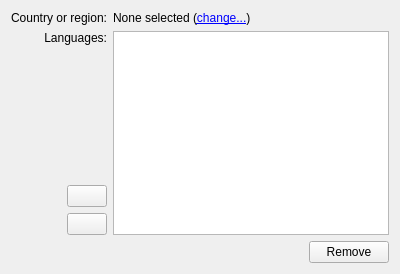
<ui version="4.0" >
 <class>Language</class>
 <widget class="QWidget" name="Language" >
  <property name="geometry" >
   <rect>
    <x>0</x>
    <y>0</y>
    <width>400</width>
    <height>274</height>
   </rect>
  </property>
  <layout class="QGridLayout" >
   <item row="0" column="0" >
    <layout class="QVBoxLayout" >
     <item>
      <layout class="QHBoxLayout" >
       <item>
        <layout class="QGridLayout" >
         <item row="0" column="0" colspan="3" >
          <widget class="QLabel" name="m_crLabel" >
           <property name="sizePolicy" >
            <sizepolicy vsizetype="Fixed" hsizetype="Preferred" >
             <horstretch>0</horstretch>
             <verstretch>0</verstretch>
            </sizepolicy>
           </property>
           <property name="text" >
            <string>Country or region:</string>
           </property>
           <property name="alignment" >
            <set>Qt::AlignRight|Qt::AlignTrailing|Qt::AlignVCenter</set>
           </property>
          </widget>
         </item>
         <item row="1" column="0" colspan="3" >
          <widget class="QLabel" name="m_languagesLabel" >
           <property name="text" >
            <string>Languages:</string>
           </property>
           <property name="alignment" >
            <set>Qt::AlignRight|Qt::AlignTop|Qt::AlignTrailing</set>
           </property>
          </widget>
         </item>
         <item row="2" column="0" colspan="2" >
          <spacer>
           <property name="orientation" >
            <enum>Qt::Horizontal</enum>
           </property>
           <property name="sizeHint" >
            <size>
             <width>40</width>
             <height>20</height>
            </size>
           </property>
          </spacer>
         </item>
         <item row="2" column="2" >
          <layout class="QVBoxLayout" >
           <item>
            <widget class="QPushButton" name="m_upButton" >
             <property name="text" >
              <string/>
             </property>
             <property name="icon" >
              <iconset>../../../../../../../../opt/kde3/share/icons/crystalsvg/32x32/actions/up.png</iconset>
             </property>
            </widget>
           </item>
           <item>
            <widget class="QPushButton" name="m_downButton" >
             <property name="text" >
              <string/>
             </property>
             <property name="icon" >
              <iconset>../../../../../../../../opt/kde3/share/icons/crystalsvg/32x32/actions/down.png</iconset>
             </property>
            </widget>
           </item>
          </layout>
         </item>
        </layout>
       </item>
       <item>
        <layout class="QVBoxLayout" >
         <item>
          <widget class="QLabel" name="m_selectedCountryLabel" >
           <property name="sizePolicy" >
            <sizepolicy vsizetype="Preferred" hsizetype="Preferred" >
             <horstretch>0</horstretch>
             <verstretch>0</verstretch>
            </sizepolicy>
           </property>
           <property name="text" >
            <string>None selected (&lt;a href="/change">change...&lt;/a>)</string>
           </property>
          </widget>
         </item>
         <item>
          <widget class="QListWidget" name="m_languages" />
         </item>
        </layout>
       </item>
      </layout>
     </item>
     <item>
      <layout class="QHBoxLayout" >
       <item>
        <spacer>
         <property name="orientation" >
          <enum>Qt::Horizontal</enum>
         </property>
         <property name="sizeHint" >
          <size>
           <width>40</width>
           <height>20</height>
          </size>
         </property>
        </spacer>
       </item>
       <item>
        <widget class="KLanguageButton" name="languageAdd" />
       </item>
       <item>
        <widget class="QPushButton" name="languageRemove" >
         <property name="text" >
          <string>Remove</string>
         </property>
        </widget>
       </item>
      </layout>
     </item>
    </layout>
   </item>
  </layout>
 </widget>
 <customwidgets>
  <customwidget>
   <class>KLanguageButton</class>
   <extends>QWidget</extends>
   <header>klanguagebutton.h</header>
  </customwidget>
 </customwidgets>
 <resources/>
 <connections/>
</ui>
